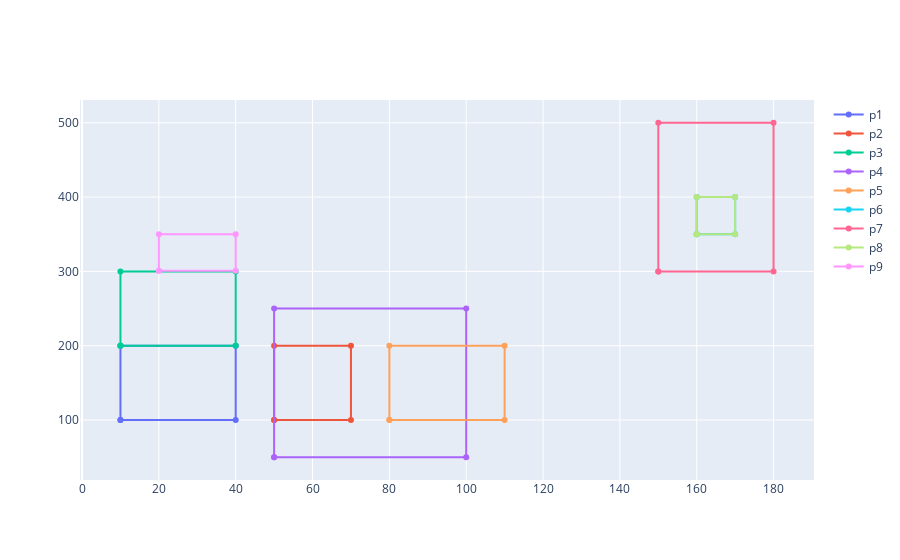

Source (notebook cell):
### Code cell
fig = go.Figure()

for i in range(len(polygon_set)):
    fig.add_trace(go.Scatter(
        x=polygon_set[i][1],
        y=polygon_set[i][2],
        name = "p"+str(i+1) # legend entry 
    ))
    
fig.show()

### Figure 1 — Plotly figure (JSON) as saved in the notebook; plotly's stock layout.template omitted (floating-point values rounded to 4 significant figures)
{"data": [{"name": "p1", "type": "scatter", "x": [10, 10, 40, 40, 10], "y": [100, 200, 200, 100, 100]}, {"name": "p2", "type": "scatter", "x": [50, 50, 70, 70, 50], "y": [100, 200, 200, 100, 100]}, {"name": "p3", "type": "scatter", "x": [10, 10, 40, 40, 10], "y": [200, 300, 300, 200, 200]}, {"name": "p4", "type": "scatter", "x": [50, 50, 100, 100, 50], "y": [50, 250, 250, 50, 50]}, {"name": "p5", "type": "scatter", "x": [80, 80, 110, 110, 80], "y": [100, 200, 200, 100, 100]}, {"name": "p6", "type": "scatter", "x": [160, 160, 170, 170, 160], "y": [350, 400, 400, 350, 350]}, {"name": "p7", "type": "scatter", "x": [150, 150, 180, 180, 150], "y": [300, 500, 500, 300, 300]}, {"name": "p8", "type": "scatter", "x": [160, 160, 170, 170, 160], "y": [350, 400, 400, 350, 350]}, {"name": "p9", "type": "scatter", "x": [20, 20, 40, 40, 20], "y": [301, 350, 350, 301, 301]}], "layout": {}}
